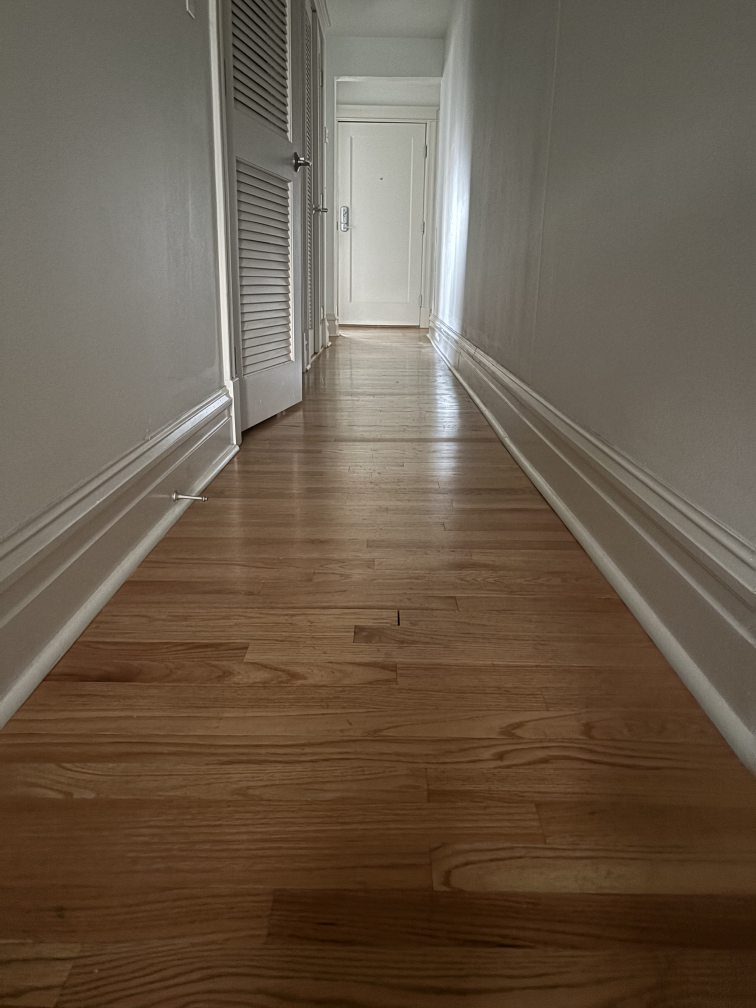
#> input picture Development/Camera/Hallway_test.jpeg, 3024 x 4032 px (shown at 1/4 size)
$ python Gradient.py
#> lines starting #> are read from the running program, lines starting #| are printed output that depends on the picture
import cv2
import numpy as np
import argparse
from Take_Image import Capture_Image

parser = argparse.ArgumentParser()
parser.add_argument('--Take_img', help = 'decide whether you take an image or use an input file', action='store_true')
args = parser.parse_args()

# Import the desired file for the gradient analysis #
if args.Take_img:
    orig_img = Capture_Image()
else:
    filename = input('Enter Image file: ')
#> the answer given: ../Hallway_test.jpeg
    orig_img = cv2.imread(filename)
#> orig_img is the input picture: shape (4032, 3024, 3); mean B, G, R 76, 91.9, 106.5

# determine the image size #
y_height = 1640
x_width = 1232

# Find the imae shape and convert the image format #
orig_img = cv2.resize(orig_img, (y_height,x_width), cv2.INTER_LINEAR)
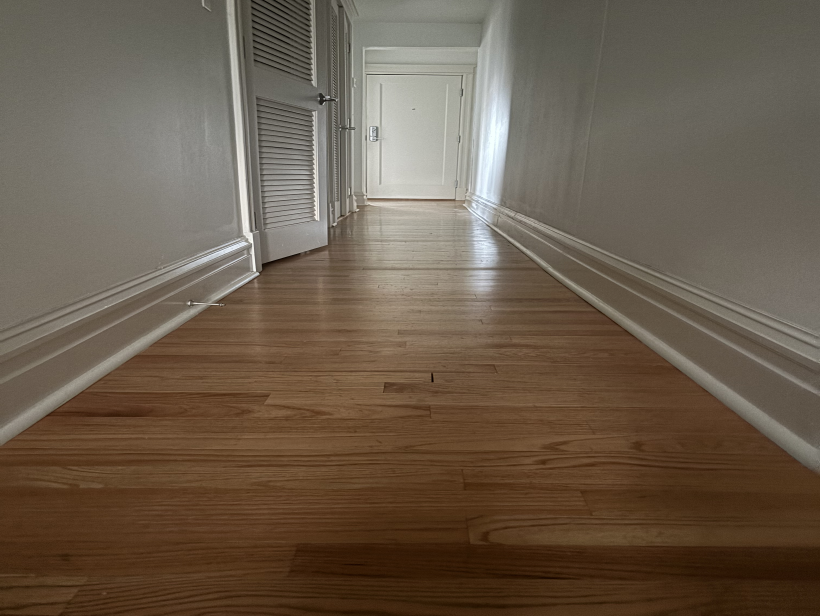
#> orig_img: shape (1232, 1640, 3) (shown at 1/2 size); mean B, G, R 75.9, 91.8, 106.4
height,width = orig_img.shape[:2]
#> height = 1232; width = 1640
gray_img = cv2.cvtColor(orig_img, cv2.COLOR_BGR2GRAY)
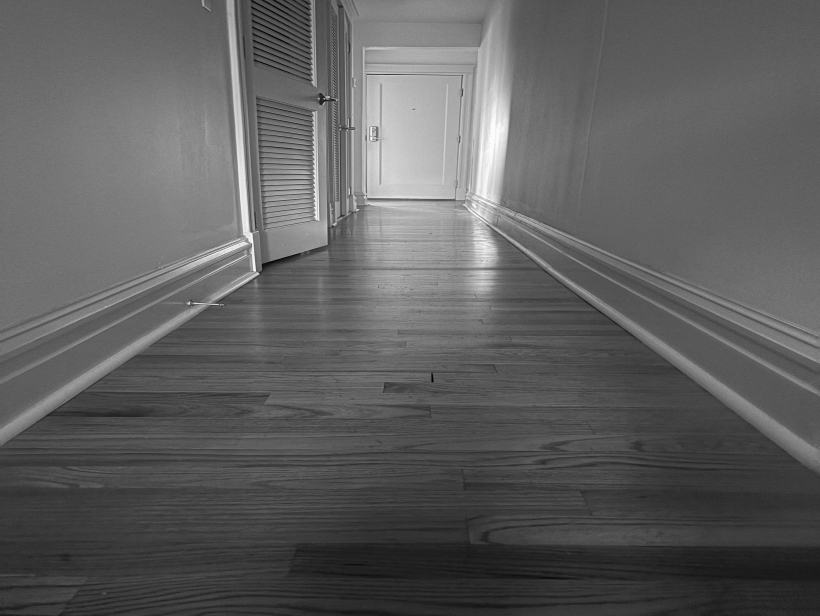
#> gray_img: shape (1232, 1640) (shown at 1/2 size); min 0, max 254, mean 94.3
blur_gray_img = cv2.blur(gray_img,(5,5))
new_img = orig_img.copy()

def blank(x):
    pass;


cv2.namedWindow('window',cv2.WINDOW_NORMAL)
cv2.resizeWindow('window',width,height)


# This code formats the window #
verstr = 'vert_1'
verstr2 = 'vert_2'
horzstr='horz_1'
horzstr2 = 'horz_2'


cv2.createTrackbar(verstr,'window',0,height-1,blank)
cv2.createTrackbar(horzstr,'window',0,width-1, blank)

# Adding another tracker bar to determine the gradient #
cv2.createTrackbar(verstr2,'window',height-1 ,height-1,blank)
cv2.createTrackbar(horzstr2,'window', width-1 ,width-1,blank)


while True:
    # Create a new overlay to prevent saved circles when testing pixels#
    img = blur_gray_img.copy()

    # Creates a red circle #
    lc = cv2.getTrackbarPos(verstr, 'window')
    hc = cv2.getTrackbarPos(horzstr, 'window')

    # Creates a blue circle to know the position #
    lc2 = cv2.getTrackbarPos(verstr2, 'window')
    hc2 = cv2.getTrackbarPos(horzstr2, 'window')


    # obtain the value of at the located point #
    g1val = int(blur_gray_img[lc,hc])     # First point value #
#> g1val = 96
    g2val = int(blur_gray_img[lc2,hc2])   # Second point value #
#> g2val = 42
    gval = np.abs(int(g2val - g1val))               # The gradient or the differential #
#> gval = 54

    # Set the circular image #
    cv2.circle(img, (hc,lc), radius = int(width*0.005),color=(255,0,0), thickness=int(width*.002))
#> img: shape (1232, 1640); min 14, max 255, mean 94.3
    cv2.circle(img, (hc2,lc2), radius = int(width*0.005),color=(255,0,0), thickness=int(width*.002))
#> img: shape (1232, 1640); min 14, max 255, mean 94.4

    outstring = (f'G1:{g1val}\t G2: {g2val}\tGradient: {gval}')
    cv2.setWindowTitle('window',outstring)
    cv2.imshow('window',img)

    if cv2.waitKey(1) == 32:
#> (key Esc is pressed here)
        cv2.destroyAllWindows()
        outstring = (f'({lc}, {hc}) H:{hval} S:{sval} V:{vval}')

        # Place the circles on the blur grayed image, not OG image #
        orig_img = cv2.putText(img, outstring, (10,10), cv2.FONT_HERSHEY_SIMPLEX,0.7,(0,255,0),2)
        cv2.imwrite('filtered_img.jpg',img)
        break;
